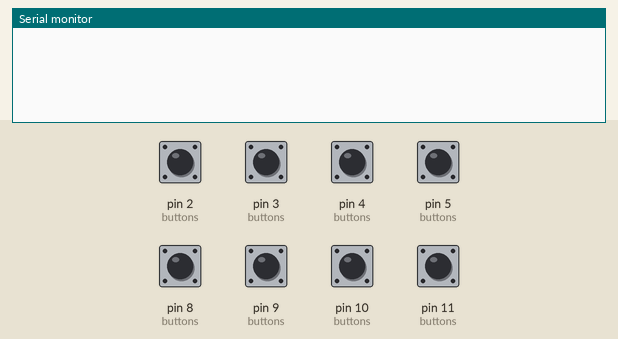
Simulated run of this sketch. Board: Arduino Uno, built with avr-gcc and run on an emulated ATmega328P. On the bench: the last lines printed to the serial monitor. Inputs (shaded band) come from the test bench; at power-on: pin 2 (buttons), pin 3 (buttons), pin 4 (buttons), pin 5 (buttons), pin 8 (buttons), pin 9 (buttons), pin 10 (buttons), pin 11 (buttons) HIGH.

Above: at 1.2 s.
1.3 s: pin 2 (buttons) pulled LOW for 0.15 s
At 1.8 s:
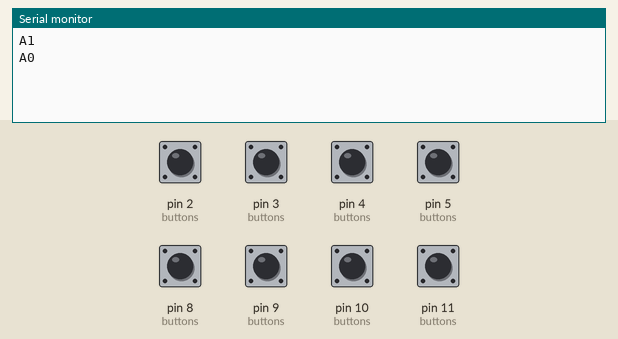
2.9 s: pin 3 (buttons) pulled LOW for 0.15 s
At 4.2 s:
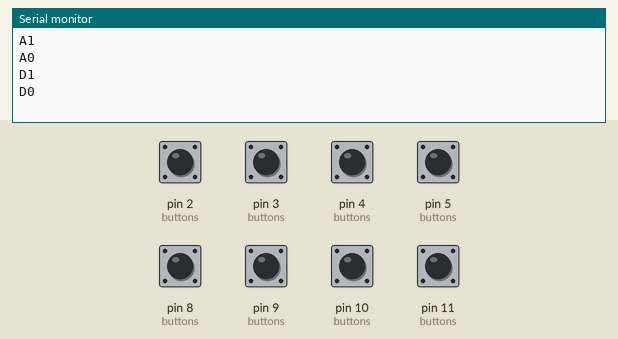
4.5 s: pin 4 (buttons) pulled LOW for 0.15 s
At 5.4 s:
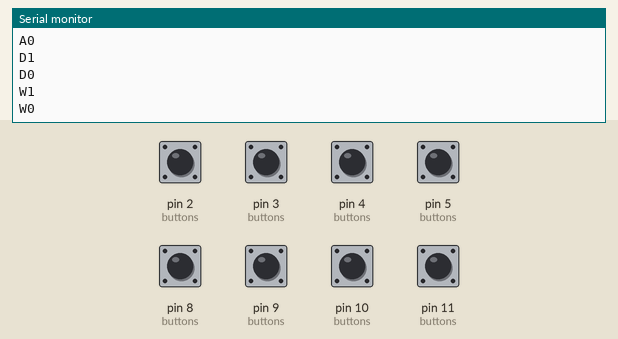
6.1 s: pin 5 (buttons) pulled LOW for 0.15 s
At 6.6 s:
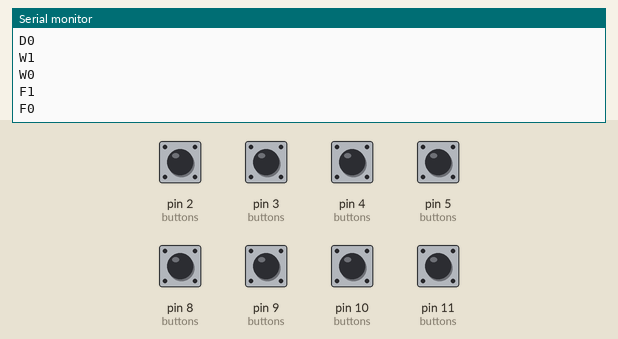
7.7 s: pin 8 (buttons) pulled LOW for 0.15 s
At 9.0 s:
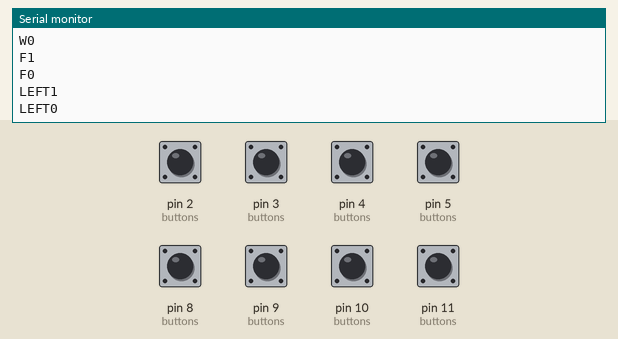
9.3 s: pin 9 (buttons) pulled LOW for 0.15 s
At 10.3 s:
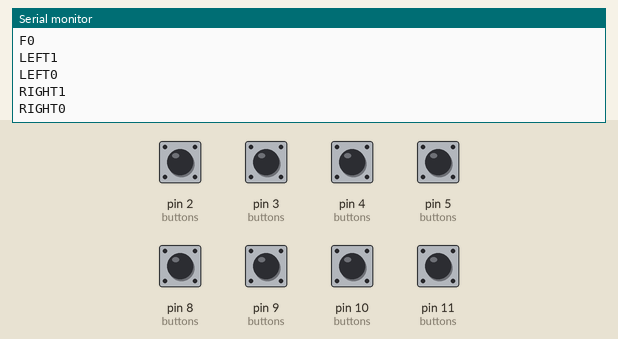

Measured:
- after the input at 1.3 s, the serial monitor: prints a new line at once (image 1)
- after the input at 2.9 s, the serial monitor: prints a new line at once (image 2)
- after the input at 4.5 s, the serial monitor: prints a new line at once (image 3)
- after the input at 6.1 s, the serial monitor: prints a new line at once (image 4)
- after the input at 7.7 s, the serial monitor: prints a new line at once (image 5)
- after the input at 9.3 s, the serial monitor: prints a new line at once (image 6)

The sketch:

brainrot_controller.ino
```cpp
// ONE Arduino Uno, TWO controllers: { pin, key }
struct Btn { int pin; const char* key; };
Btn buttons[] = {
  // ---- Controller 1 (Player 1) - breadboard 1 ----
  {2, "A"},       // BLUE   - move left
  {3, "D"},       // BLACK  - move right
  {4, "W"},       // YELLOW - jump
  {5, "F"},       // RED    - select fighter & punch
  // ---- Controller 2 (Player 2) - breadboard 2 ----
  {8, "LEFT"},    // BLUE   - move left
  {9, "RIGHT"},   // BLACK  - move right
  {10, "UP"},     // YELLOW - jump
  {11, "K"},      // RED    - select fighter & punch
};

const int N = sizeof(buttons) / sizeof(buttons[0]);
bool state[N];
unsigned long lastChange[N];

void setup() {
  Serial.begin(9600);
  for (int i = 0; i < N; i++) pinMode(buttons[i].pin, INPUT_PULLUP);
}

void loop() {
  for (int i = 0; i < N; i++) {
    bool down = digitalRead(buttons[i].pin) == LOW;
    if (down != state[i] && millis() - lastChange[i] > 30) {
      state[i] = down;
      lastChange[i] = millis();
      Serial.print(buttons[i].key);
      Serial.println(down ? "1" : "0");
    }
  }
}
```
